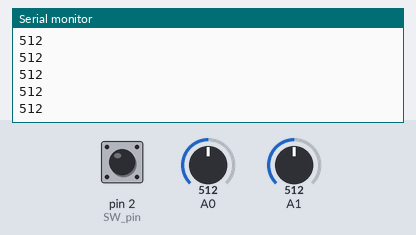
Bench run of a sketch on a simulated Arduino Uno, built with avr-gcc and run on an emulated ATmega328P. Parts: the last lines printed to the serial monitor. The inputs (shaded band) are chosen by the test bench; at power-on: A0 = 512, A1 = 512, pin 2 (SW_pin) HIGH. No radio packets arrive unless stated.

Above: at 1.2 s.
1.3 s: A0 set to 716
At 2.0 s:
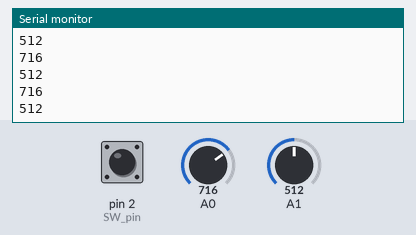
2.8 s: A1 set to 306
At 3.3 s:
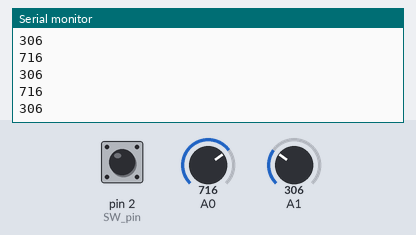
4.3 s: A0 set to 900
At 4.8 s:
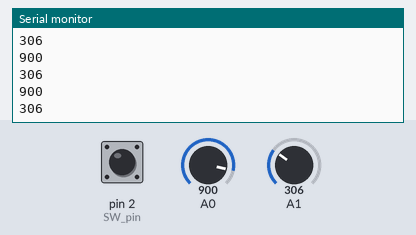
5.8 s: A1 set to 122
At 6.7 s:
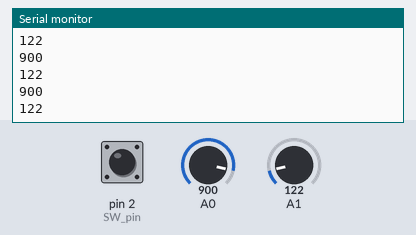
Timing chart, 0 to 8.3 s (numbered marks = the images above; inputs shaded):
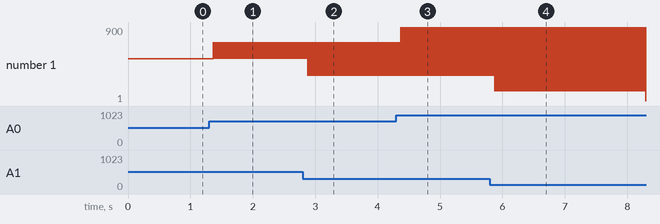

Measured:
- after the input at 1.3 s, the serial monitor: prints a new line after 0.07 s (image 1)
- after the input at 2.8 s, the serial monitor: prints a new line after 0.08 s (image 2)
- after the input at 4.3 s, the serial monitor: prints a new line after 0.07 s (image 3)
- after the input at 5.8 s, the serial monitor: prints a new line after 0.08 s (image 4)
- plotted number 1: 512 → 306 after the input at 2.8 s, 306 → 900 after the input at 4.3 s, 900 → 1 after the input at 5.8 s

The sketch:

joystick_Transmittor.ino
```cpp
 /*-----( Import needed libraries )-----*/
#include <nRF24L01.h>
#include <RF24.h>
#include <RF24_config.h>
#include <SPI.h>

/*-----( Declare Constants and Pin Numbers )-----*/
#define CE_PIN 7
#define CSN_PIN 8


const uint64_t pipe = 0xE8E8F0F0E1LL; // Define the transmit pipe

/*-----( Declare objects )-----*/
RF24 radio(CE_PIN, CSN_PIN); // Create a Radio

/*-----( Declare Variables )-----*/
int input[3];
int tijdelijk;

int SW_pin = 2; // digital pin connected to switch output

void setup()   /****** SETUP: RUNS ONCE ******/
{
  pinMode(SW_pin, INPUT);
  digitalWrite(SW_pin, HIGH);

  Serial.begin(9600);

  pinMode(0, INPUT);
  pinMode(1, INPUT);
  radio.begin();
  radio.openWritingPipe(pipe);
}
//--(end setup )---

void loop()   /****** LOOP: RUNS CONSTANTLY ******/
{
  input[0] = digitalRead(SW_pin);
  input[1] = analogRead(0);
  input[2] = analogRead(1);

  Serial.println(input[1]);
  Serial.println(input[2]);


  //Serial.println(input[0]);
  radio.write(input, sizeof(input));

}//--(end main loop )---

/*-----( Declare User-written Functions )-----*/

//NONE
//*********( THE END )***********
```
